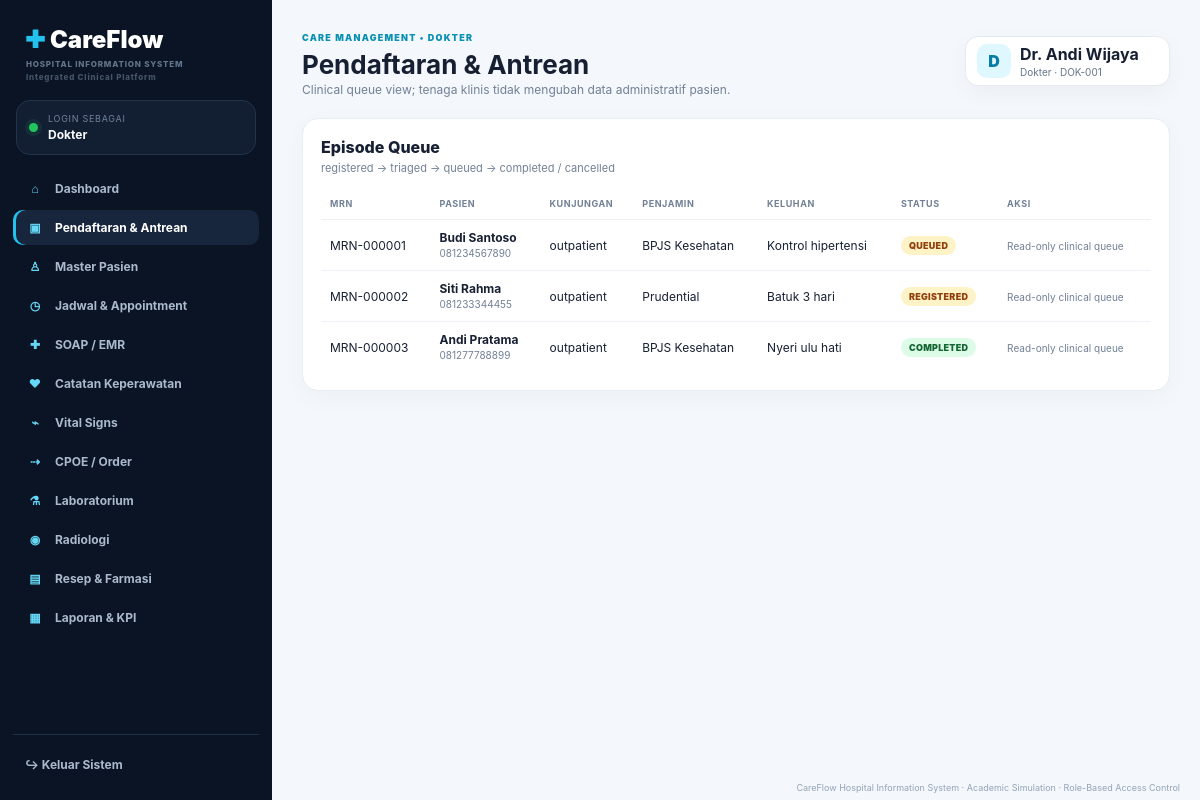
/registration.php (signed in), run on the app's committed database.
### tables this page shows
CREATE TABLE registrations(id INT AUTO_INCREMENT PRIMARY KEY,patient_id INT NOT NULL,registered_by INT NOT NULL,registration_date DATETIME DEFAULT CURRENT_TIMESTAMP,visit_type VARCHAR(30) DEFAULT 'outpatient',guarantor VARCHAR(80),complaint TEXT,status VARCHAR(30) DEFAULT 'registered');

CREATE TABLE patients(id INT AUTO_INCREMENT PRIMARY KEY,user_id INT NULL,mrn VARCHAR(30) UNIQUE NOT NULL,name VARCHAR(120) NOT NULL,nik VARCHAR(30),gender VARCHAR(20) NOT NULL,birth_date DATE NOT NULL,blood_type VARCHAR(5),phone VARCHAR(30),address TEXT,emergency_contact VARCHAR(120),emergency_phone VARCHAR(30),insurance VARCHAR(80),created_at TIMESTAMP DEFAULT CURRENT_TIMESTAMP);

### config/auth.php (called while the page is built, shortened)
<?php
function h(?string $v): string { return htmlspecialchars((string)($v ?? ''),ENT_QUOTES,'UTF-8'); }
function current_role(): string{return $_SESSION['user']['role']??'';}
function is_role(string ...$roles): bool{return in_array(current_role(),$roles,true);}
?>

### registration.php (the view, shortened to what this page needs)
<?php require_once __DIR__.'/config/database.php';require_once __DIR__.'/config/auth.php';
$rows=$pdo->query("SELECT r.*,p.name,p.mrn,p.phone FROM registrations r JOIN patients p ON p.id=r.patient_id ORDER BY r.registration_date DESC")->fetchAll();include __DIR__.'/includes/header.php';?>
<div class="card"><div class="card-header"><div><h3 class="section-title">Episode Queue</h3><p class="section-subtitle">registered → triaged → queued → completed / cancelled</p></div></div><div class="table-wrap"><table><tr><th>MRN</th><th>Pasien</th><th>Kunjungan</th><th>Penjamin</th><th>Keluhan</th><th>Status</th><th>Aksi</th></tr><?php foreach($rows as $r):?><tr><td><?=h($r['mrn'])?></td><td><b><?=h($r['name'])?></b><br><span class="mini"><?=h($r['phone'])?></span></td><td><?=h($r['visit_type'])?></td><td><?=h($r['guarantor'])?></td><td><?=h($r['complaint'])?></td><td><span class="badge <?=$r['status']==='completed'?'ok':($r['status']==='cancelled'?'danger':'warn')?>"><?=h(strtoupper($r['status']))?></span></td><td><?php if(is_role('registration')||is_role('nurse')):?><form method="post"><input type="hidden" name="csrf" value="<?=h(csrf_token())?>"><input type="hidden" name="action" value="status"><input type="hidden" name="id" value="<?=$r['id']?>"><select name="status" onchange="this.form.submit()"><?php foreach((is_role('nurse')?['triaged','queued']:['registered','queued','completed','cancelled']) as $st):?><option value="<?=$st?>" <?=$r['status']===$st?'selected':''?>><?=h($st)?></option><?php endforeach;?></select></form><?php else:?><span class="mini">Read-only clinical queue</span><?php endif;?></td></tr><?php endforeach;?></table></div></div><?php include __DIR__.'/includes/footer.php';?>

### assets/css/app.css (style rules this page uses)
* { box-sizing:border-box }
body { margin:0;font-family:Inter,ui-sans-serif,system-ui,-apple-system,"Segoe UI",sans-serif;background:#f4f7fb;color:#172033 }
.card { background:#fff;border:1px solid #e7edf4;border-radius:16px;padding:18px;box-shadow:0 7px 26px #17203308 }
.card-header { display:flex;justify-content:space-between;align-items:flex-start;gap:12px;margin-bottom:13px }
.section-title { font-size:16px;font-weight:800;margin:0 }
.section-subtitle { font-size:11px;color:#718096;margin:4px 0 0 }
.table-wrap { overflow:auto }
table { width:100%;border-collapse:collapse }
th,td { text-align:left;padding:10px 9px;border-bottom:1px solid #edf1f5;font-size:12px;white-space:nowrap }
th { color:#718096;font-size:9px;text-transform:uppercase;letter-spacing:.06em }
tr:last-child td { border-bottom:0 }
.badge { padding:4px 8px;border-radius:999px;font-size:9px;font-weight:900;letter-spacing:.03em;display:inline-block }
.ok { background:#dcfce7;color:#166534 }
.warn { background:#fef3c7;color:#92400e }
.mini { font-size:10px;color:#718096 }

### data on the page
registrations: patient.mrn "MRN-000001", patient.name "Budi Santoso", patient.phone "081234567890", visit_type "outpatient", guarantor "BPJS Kesehatan", complaint "Kontrol hipertensi", status "QUEUED"
registrations: patient.mrn "MRN-000002", patient.name "Siti Rahma", patient.phone "081233344455", visit_type "outpatient", guarantor "Prudential", complaint "Batuk 3 hari", status "REGISTERED"
registrations: patient.mrn "MRN-000003", patient.name "Andi Pratama", patient.phone "081277788899", visit_type "outpatient", guarantor "BPJS Kesehatan", complaint "Nyeri ulu hati", status "COMPLETED"

### other printed values
role_label($role) "Dokter"
$item['icon'] "⌂"
$item['label'] "Dashboard"
$item['icon'] "▣"
$item['label'] "Pendaftaran & Antrean"
$item['icon'] "♙"
$item['label'] "Master Pasien"
$item['icon'] "◷"
$item['label'] "Jadwal & Appointment"
$item['icon'] "✚"
$item['label'] "SOAP / EMR"
$item['icon'] "♥"
$item['label'] "Catatan Keperawatan"
$item['icon'] "⌁"
$item['label'] "Vital Signs"
